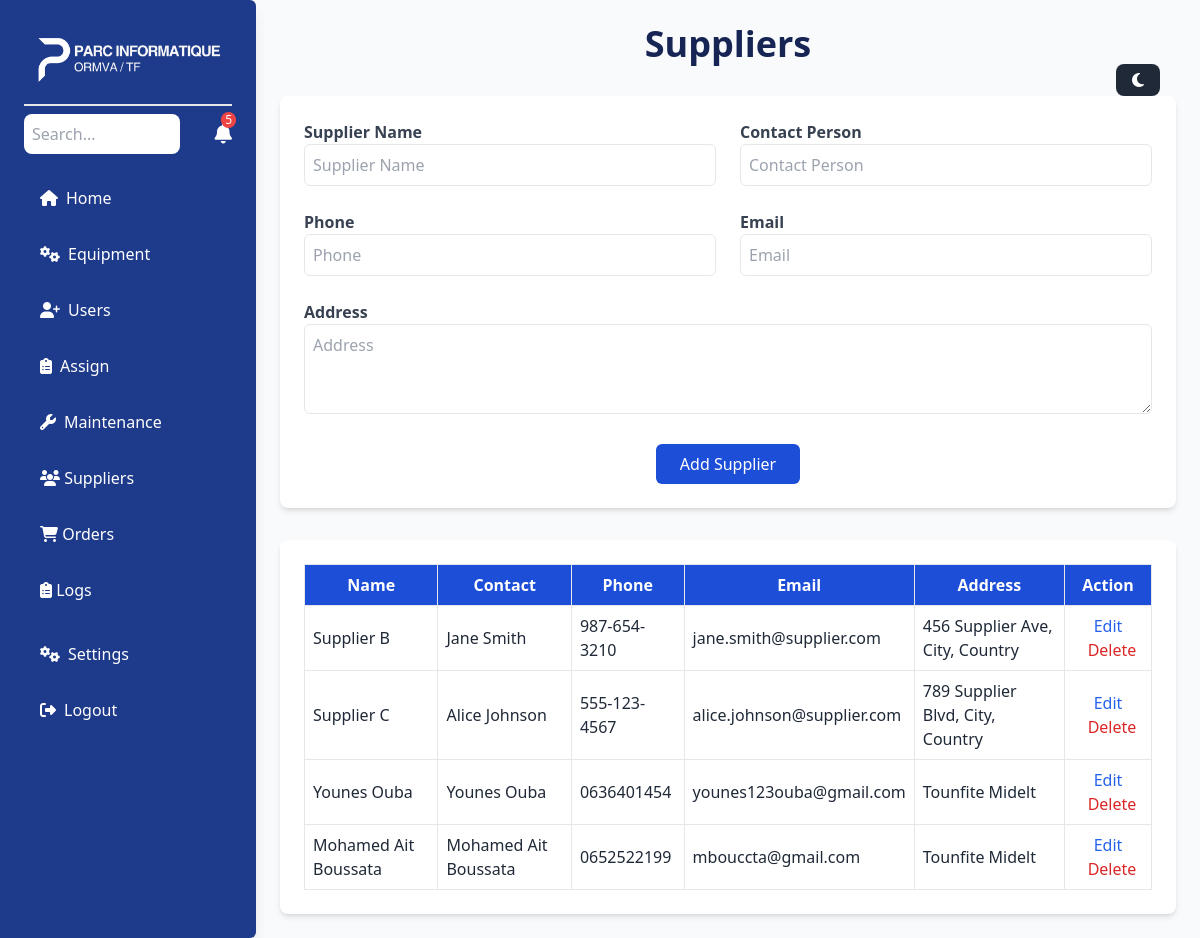
Page /suppliers.php on the earlier database version.
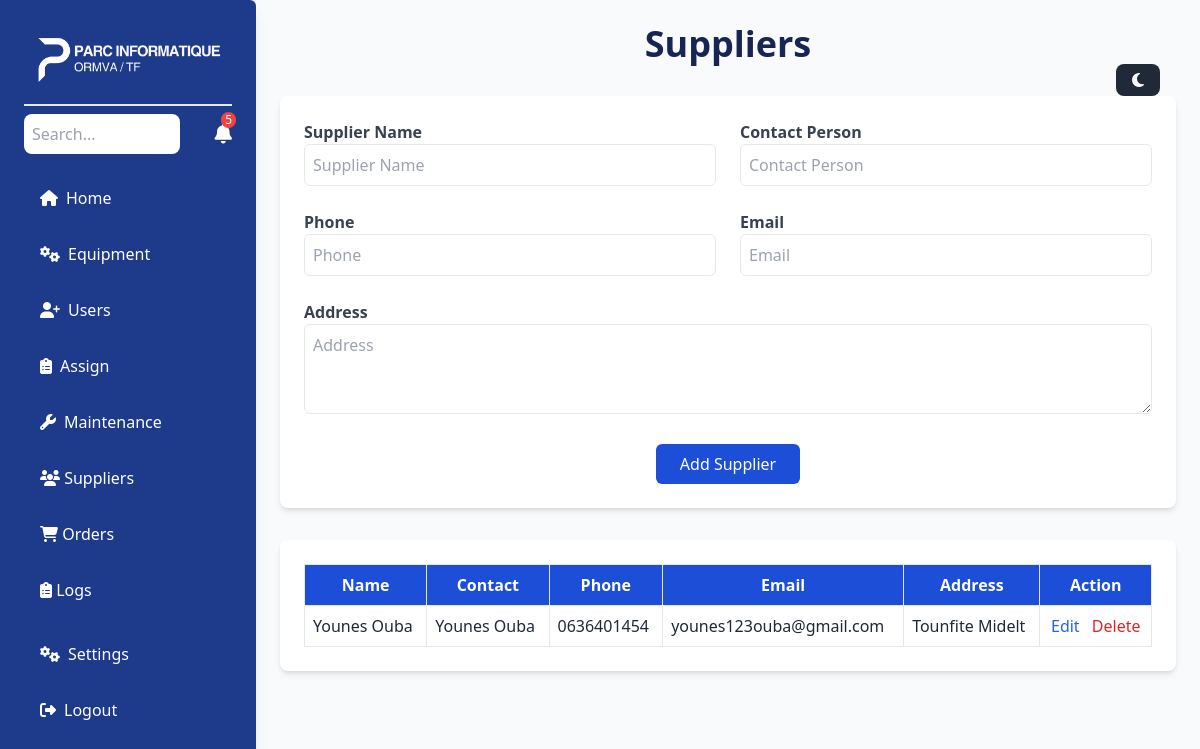
Same page on the later database version.
### tables this page shows
CREATE TABLE `suppliers` (
  `id` int(11) NOT NULL,
  `name` varchar(100) NOT NULL,
  `contact_person` varchar(100) DEFAULT NULL,
  `phone` varchar(20) DEFAULT NULL,
  `email` varchar(100) DEFAULT NULL,
  `address` text DEFAULT NULL,
  `created_at` timestamp NOT NULL DEFAULT current_timestamp()
);

### suppliers.php (the view, shortened to what the changed rows need)
<?php
include 'db.php';
$sql = "SELECT * FROM suppliers";
$result = $conn->query($sql);
?>
<!DOCTYPE html>
<html lang="en">
<head>
    <script src="https://cdn.tailwindcss.com"></script>
</head>
<body class="bg-gray-50 text-gray-800">
    <div class="ml-64 p-6">
        <h2 class="text-4xl font-bold text-center mb-8 text-blue-950">Suppliers</h2>
        <div class="bg-white p-6 rounded-lg shadow-md">
            <table class="w-full border-collapse">
                <thead>
                    <tr class="bg-blue-700 text-white">
                        <th class="p-2 border">Name</th>
                        <th class="p-2 border">Contact</th>
                        <th class="p-2 border">Phone</th>
                        <th class="p-2 border">Email</th>
                        <th class="p-2 border">Address</th>
                        <th class="p-2 border">Action</th>
                    </tr>
                </thead>
                <tbody>
                    <?php while ($row = $result->fetch_assoc()): ?>
                    <tr class="hover:bg-gray-100">
                        <td class="p-2 border"><?= $row['name'] ?></td>
                        <td class="p-2 border"><?= $row['contact_person'] ?></td>
                        <td class="p-2 border"><?= $row['phone'] ?></td>
                        <td class="p-2 border"><?= $row['email'] ?></td>
                        <td class="p-2 border"><?= $row['address'] ?></td>
                        <td class="p-2 border text-center">
                            <a href="edit_supplier.php?id=<?= $row['id'] ?>" class="text-blue-600 hover:underline">Edit</a>
                            <a href="delete_supplier.php?id=<?= $row['id'] ?>" class="text-red-600 hover:underline ml-2">Delete</a>
                        </td>
                    </tr>
                    <?php endwhile; ?>
                </tbody>
            </table>
        </div>
    </div>
</body>
</html>

Differences in the rows shown:
removed suppliers: name "Supplier B", contact_person "Jane Smith", phone "987-654-3210", email "jane.smith@supplier.com", address "456 Supplier Ave, City, Country"
removed suppliers: name "Supplier C", contact_person "Alice Johnson", phone "555-123-4567", email "alice.johnson@supplier.com", address "789 Supplier Blvd, City, Country"
removed suppliers: name "Mohamed Ait Boussata", contact_person "Mohamed Ait Boussata", phone "0652522199", email "mbouccta@gmail.com", address "Tounfite Midelt"
